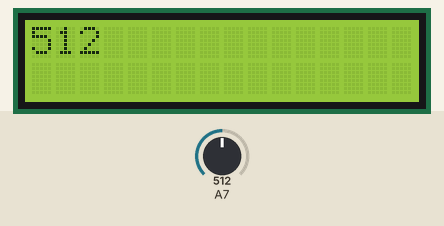
Bench run of a sketch on a simulated Arduino Uno, built with avr-gcc and run on an emulated ATmega328P. Parts: 16×2 character LCD. Inputs (shaded band) come from the test bench; at power-on: A7 = 512.

Above: at 1.2 s.
1.3 s: A7 set to 716
At 2.2 s:
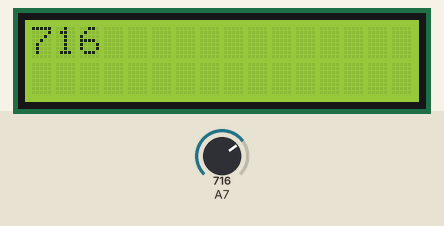
2.8 s: A7 set to 900
At 3.4 s:
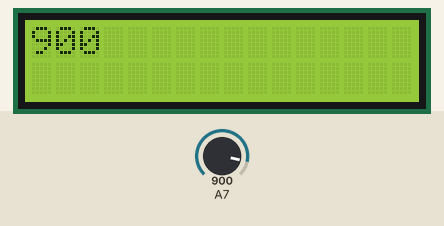
4.3 s: A7 set to 1023
At 5.7 s:
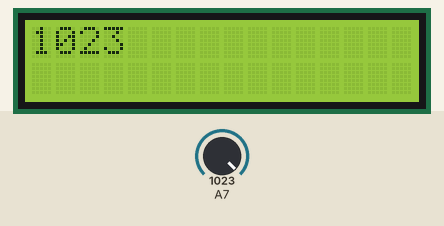
Timing chart, 0 to 7.3 s (numbered marks = the images above; inputs shaded):
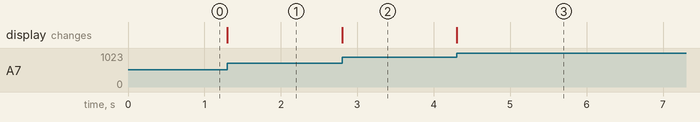

The sketch:

6._Display_LDR_reading_on_LCD.ino
```cpp
#include <LiquidCrystal.h>
LiquidCrystal lcd(12, 11, 5, 4, 3, 2);

void setup() {
  lcd.begin(16, 2);
  pinMode(7, INPUT);
}

void loop() {
  int read = analogRead(7);
  lcd.setCursor(0, 0);
  lcd.print(read);
}
 
```

Measured:
- after the input at 1.3 s, the display: changes at once (image 1)
- after the input at 2.8 s, the display: changes at once (image 2)
- after the input at 4.3 s, the display: changes at once (image 3)
